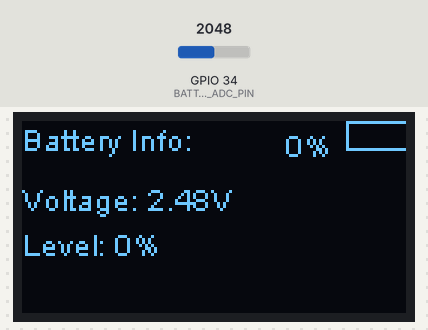
Recording of a sketch running on a simulated ESP32. Parts: 128×64 one-colour display. The test bench sets the inputs (shaded band); at power-on: GPIO 34 (BATTERY_ADC_PIN) = 2048 (analog values on the 0–4095 scale). What the sketch prints to the serial monitor is not drawn.

Above: at 2.8 s.
2.9 s: GPIO 34 (BATTERY_ADC_PIN) set to 2866
At 5.2 s:
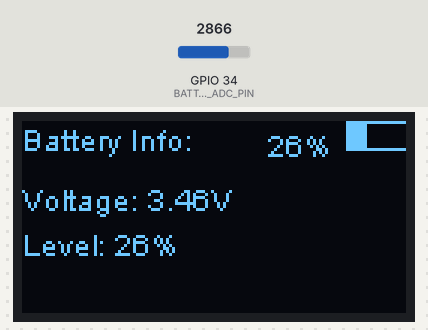
5.6 s: GPIO 34 (BATTERY_ADC_PIN) set to 3603
At 7.5 s:
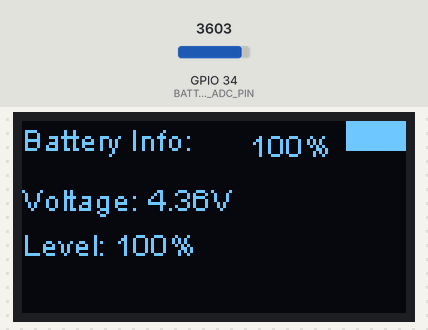
8.3 s: GPIO 34 (BATTERY_ADC_PIN) set to 4095
Timing chart, 0 to 11.3 s (numbered marks = the images above; inputs shaded):
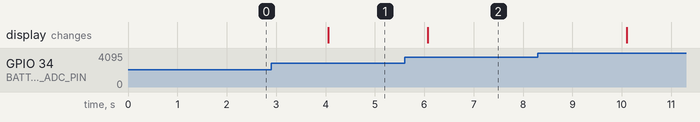

Measured:
- after the input at 2.9 s, the display: changes after 1.2 s (image 1)
- after the input at 5.6 s, the display: changes after 0.47 s (image 2)

The sketch:

sketch_dec28a.ino
```cpp
#include "SSD1306Wire.h"

#define BATTERY_ADC_PIN 34
SSD1306Wire display(0x3C, 21, 22);

// Resistor values (in ohms)
const float R1 = 10000.0; // 10k
const float R2 = 20000.0; // Two 10k resistors in series

// ADC reference voltage (ESP32 ADC range is 0 - 3.3V)
const float ADC_REF_VOLTAGE = 3.3;

// ADC resolution (12-bit ADC: 0 - 4095)
const int ADC_MAX_VALUE = 4095;

// Battery voltage calculation
float getBatteryVoltage() {
  int rawADC = analogRead(BATTERY_ADC_PIN);
  float voltageAtPin = (rawADC * ADC_REF_VOLTAGE) / ADC_MAX_VALUE;
  float batteryVoltage = voltageAtPin * ((R1 + R2) / R2);
  return batteryVoltage;
}

// Convert battery voltage to percentage
int getBatteryPercentage(float voltage) {
  if (voltage >= 4.2) return 100;
  else if (voltage >= 4.0) return map(voltage * 100, 400, 420, 80, 100);
  else if (voltage >= 3.8) return map(voltage * 100, 380, 400, 60, 80);
  else if (voltage >= 3.6) return map(voltage * 100, 360, 380, 40, 60);
  else if (voltage >= 3.4) return map(voltage * 100, 340, 360, 20, 40);
  else if (voltage >= 3.2) return map(voltage * 100, 320, 340, 0, 20);
  else return 0; // Below 3.2V is considered 0%
}

// Draw battery icon with percentage
void drawBatteryIcon(int percentage) {
  // Icon position and size
  int x = display.getWidth() - 20; // Right corner 40
  int y = 0;
  int width = 28; //30
  int height = 10; //10

  // Draw battery outline
  display.drawRect(x, y, width, height);

  // Draw battery terminal
  display.fillRect(x + width, y + 3, 2, 6);

  // Calculate fill width based on percentage
  int fillWidth = map(percentage, 0, 100, 0, width - 2);

  // Draw fill
  display.fillRect(x + 1, y + 1, fillWidth, height - 2);

  // Show percentage
  String percentageText = String(percentage) + "%";
  display.drawString(x - display.getStringWidth(percentageText) - 5, y + 2, percentageText);
}

void setup() {
  Serial.begin(115200);

  display.init();
  display.flipScreenVertically();
  display.setFont(ArialMT_Plain_10);
  analogReadResolution(12); // Set ADC resolution to 12-bit
  pinMode(BATTERY_ADC_PIN, INPUT);
}

void loop() {
  float batteryVoltage = getBatteryVoltage();
  int batteryPercentage = getBatteryPercentage(batteryVoltage);

  // Clear the display
  display.clear();

  // Display battery icon and percentage
  drawBatteryIcon(batteryPercentage);

  // Display other information (optional)
  display.drawString(0, 0, "Battery Info:");
  display.drawString(0, 20, "Voltage: " + String(batteryVoltage, 2) + "V");
  display.drawString(0, 35, "Level: " + String(batteryPercentage) + "%");

  display.display();

  // Print battery info to Serial Monitor
  Serial.print("Battery Voltage: ");
  Serial.print(batteryVoltage, 2); // 2 decimal places
  Serial.print(" V | Battery Level: ");
  Serial.print(batteryPercentage);
  Serial.println("%");

  delay(2000); // Update every 2 seconds
}
```
